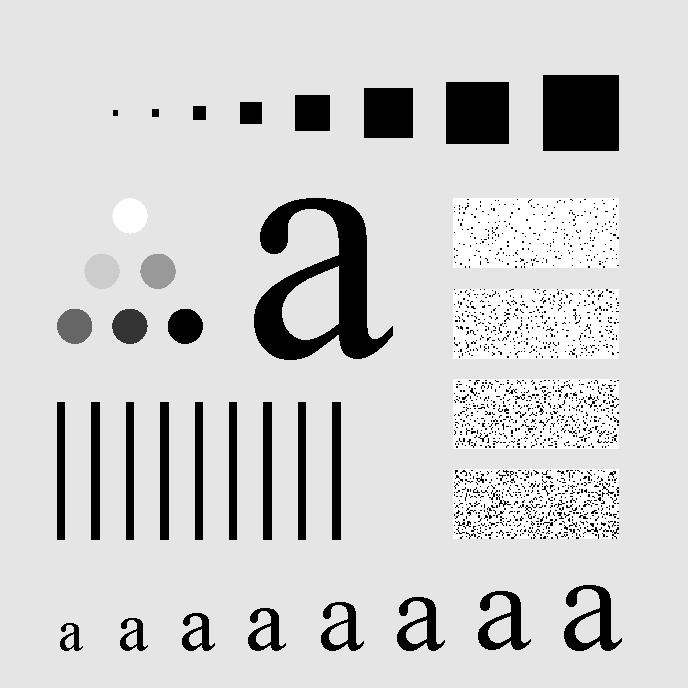
#> input picture Lab2/a.jpg, 688 x 688 px
$ python ImageOne.py
#> lines starting #> are read from the running program, lines starting #| are printed output that depends on the picture
import numpy as np
import cv2
from pylab import array, plot, show, axis, arange, figure, uint8

# Image data
image = cv2.imread('a.jpg',0) # load as 1-channel 8bit grayscale
#> image is the input picture: shape (688, 688); min 0, max 255, mean 207.1
cv2.imshow('image',image)
maxIntensity = 255.0 # depends on dtype of image data
x = arange(maxIntensity)

# Parameters for manipulating image data
phi = 1
theta = 1

# Increase intensity such that
# dark pixels become much brighter,
# bright pixels become slightly bright
#(maxIntensity/phi)*(image/(maxIntensity/theta))**0.5
#(maxIntensity+10)*(image/(maxIntensity))

newImage0 = (maxIntensity+10)*(image/(maxIntensity))
newImage0 = array(newImage0,dtype=uint8)
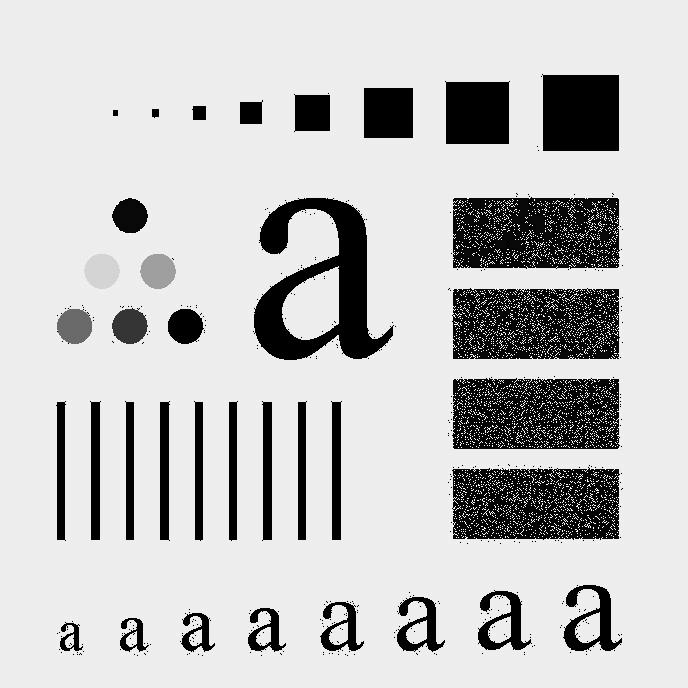
#> newImage0: shape (688, 688); min 0, max 255, mean 195.3

cv2.imshow('newImage0',newImage0)
cv2.imwrite('aBrighter.jpg',newImage0)

y = (maxIntensity/phi)*(x/(maxIntensity/theta))**0.5

#stacking images side by side and saving
stacked = np.hstack((image,newImage0))
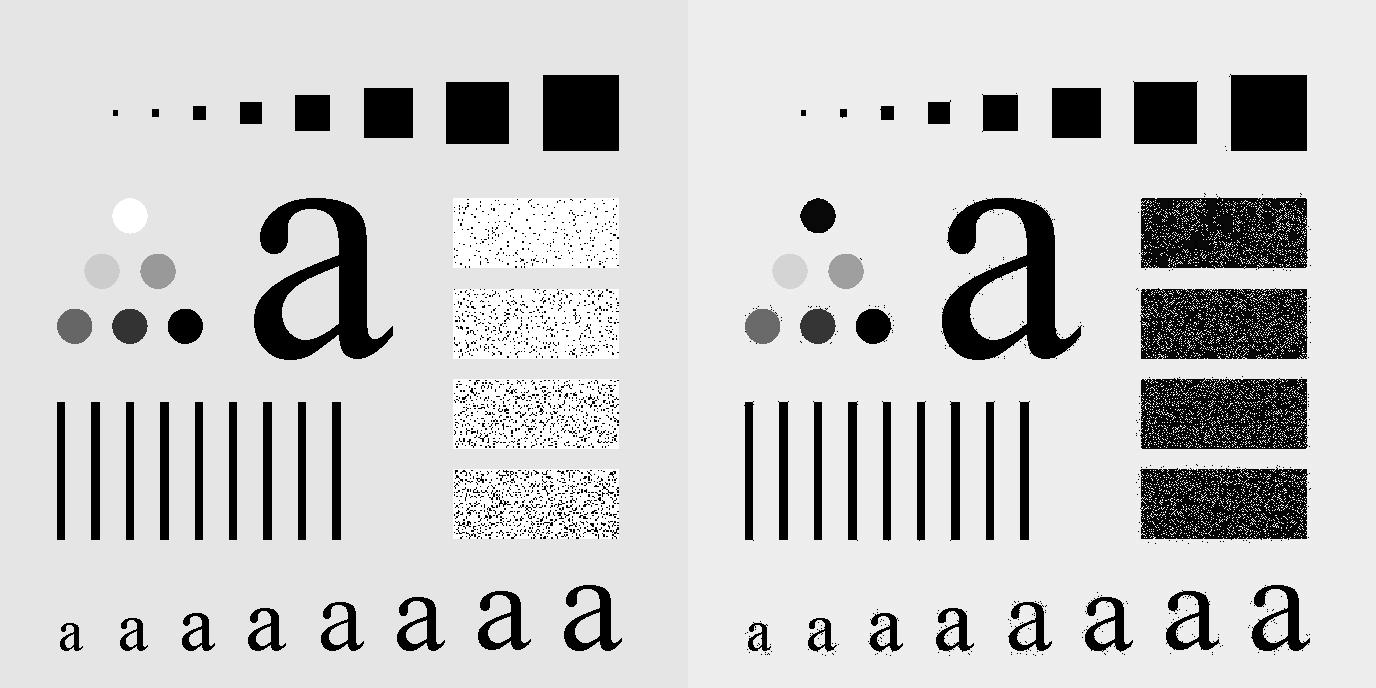
#> stacked: shape (688, 1376); min 0, max 255, mean 201.2
cv2.imwrite('astacked.jpg',stacked)

'''
# Decrease intensity such that
# dark pixels become much darker,
# bright pixels become slightly dark
newImage1 = (maxIntensity/phi)*(image/(maxIntensity/theta))**2
newImage1 = array(newImage1,dtype=uint8)

cv2.imshow('newImage1',newImage1)

z = (maxIntensity/phi)*(x/(maxIntensity/theta))**2
'''

# Plot the figures
figure()
plot(x,y,'r-') # Increased brightness
plot(x,x,'k:') # Original image
#plot(x,z, 'b-') # Decreased brightness
#axis('off')
axis('tight')
show()
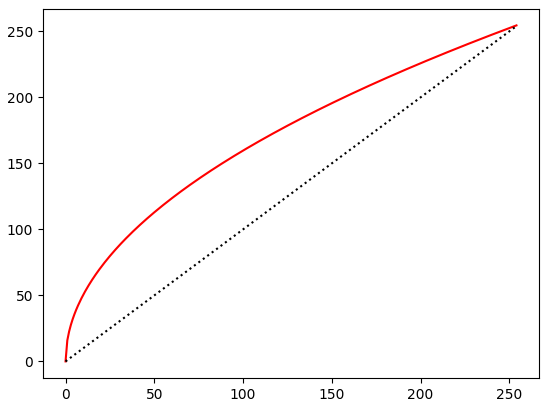
#> figure drawn by matplotlib, 1 panel; curve peaks at x = 254, y = 254.5; curve peaks at x = 254, y = 254

# Close figure window and click on other window
# Then press any keyboard key to close all windows
closeWindow = -1
while closeWindow<0:
    closeWindow = cv2.waitKey(1)
#> (key Esc is pressed here)
cv2.destroyAllWindows()
